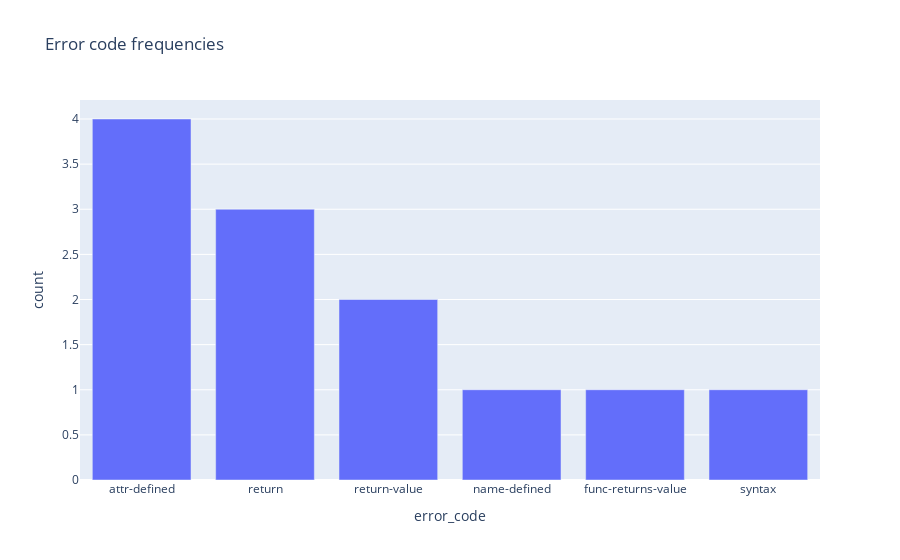

Notebook cell for this chart:
### Code cell
# checking mypy feedbacks

from spot.type_env import MypyFeedback
from spot.utils import groupby


def ground_truth_feedback(dataset: SrcDataset):
    preds = {
        f: {i: str(t) for i, t in enumerate(src.types)}
        for f, src in dataset.file2src().items()
    }
    return dataset.add_type_checker_feedback(
        r0_wrapper.tokenizer,
        preds,
        in_isolation=check_in_isolation,
        max_workers=20,
        tqdm_args={},
    )


def show_feedback_stats(new_dataset: SrcDataset):
    fb_list: list[list[MypyFeedback]] = new_dataset.extra_stats["mypy_feedbacks"]
    stats = {}
    for k in ["feedbacks_per_file", "type_check_success_ratio"]:
        stats[k] = new_dataset.extra_stats[k]
    stats["total_feedbacks"] = sum(len(l) for l in fb_list)
    error_code_counter = Counter[str]()
    for l in fb_list:
        for fb in l:
            error_code_counter[fb.error_code] += 1
    stats["top_feedbacks"] = dict(error_code_counter.most_common(10))
    pretty_print_accuracies(stats)
    df = pd.DataFrame(error_code_counter.most_common(), columns=["error_code", "count"])
    display(px.bar(df, x="error_code", y="count", title="Error code frequencies"))
    fdbk_srcs = [(f, src) for src, fs in zip(new_dataset.all_srcs, fb_list) for f in fs]
    error_groups = groupby(fdbk_srcs, lambda x: x[0].error_code)
    return error_groups


if train_R1:
    error_groups = show_feedback_stats(r1_src_datasets["test"])

### Figure 1 — Plotly figure (JSON) as saved in the notebook; plotly's stock layout.template omitted (floating-point values rounded to 4 significant figures)
{"data": [{"alignmentgroup": "True", "hovertemplate": "error_code=%{x}<br>count=%{y}<extra></extra>", "legendgroup": "", "marker": {"color": "#636efa", "pattern": {"shape": ""}}, "name": "", "offsetgroup": "", "orientation": "v", "showlegend": false, "textposition": "auto", "type": "bar", "x": ["attr-defined", "return", "return-value", "name-defined", "func-returns-value", "syntax"], "xaxis": "x", "y": [4, 3, 2, 1, 1, 1], "yaxis": "y"}], "layout": {"barmode": "relative", "legend": {"tracegroupgap": 0}, "title": {"text": "Error code frequencies"}, "xaxis": {"anchor": "y", "domain": [0, 1], "title": {"text": "error_code"}}, "yaxis": {"anchor": "x", "domain": [0, 1], "title": {"text": "count"}}}}
